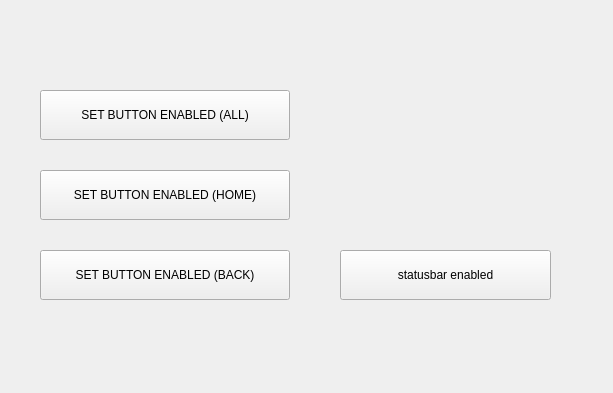
<?xml version="1.0" encoding="UTF-8"?>
<ui version="4.0">
 <class>MainWindow</class>
 <widget class="QMainWindow" name="MainWindow">
  <property name="geometry">
   <rect>
    <x>0</x>
    <y>0</y>
    <width>613</width>
    <height>393</height>
   </rect>
  </property>
  <property name="windowTitle">
   <string>MainWindow</string>
  </property>
  <widget class="QWidget" name="centralWidget">
   <widget class="QPushButton" name="BUTTON_SET_BUTTON_ALL_ENABLED">
    <property name="geometry">
     <rect>
      <x>40</x>
      <y>90</y>
      <width>250</width>
      <height>50</height>
     </rect>
    </property>
    <property name="text">
     <string>SET BUTTON ENABLED (ALL)</string>
    </property>
    <property name="checkable">
     <bool>true</bool>
    </property>
   </widget>
   <widget class="QPushButton" name="BUTTON_STATUSBAR_ENABLED">
    <property name="geometry">
     <rect>
      <x>340</x>
      <y>250</y>
      <width>211</width>
      <height>50</height>
     </rect>
    </property>
    <property name="text">
     <string>statusbar enabled</string>
    </property>
    <property name="checkable">
     <bool>true</bool>
    </property>
   </widget>
   <widget class="QPushButton" name="BUTTON_SET_BUTTON_HOME_ENABLED">
    <property name="geometry">
     <rect>
      <x>40</x>
      <y>170</y>
      <width>250</width>
      <height>50</height>
     </rect>
    </property>
    <property name="text">
     <string>SET BUTTON ENABLED (HOME)</string>
    </property>
    <property name="checkable">
     <bool>true</bool>
    </property>
   </widget>
   <widget class="QPushButton" name="BUTTON_SET_BUTTON_BACK_ENABLED">
    <property name="geometry">
     <rect>
      <x>40</x>
      <y>250</y>
      <width>250</width>
      <height>50</height>
     </rect>
    </property>
    <property name="text">
     <string>SET BUTTON ENABLED (BACK)</string>
    </property>
    <property name="checkable">
     <bool>true</bool>
    </property>
   </widget>
  </widget>
  <widget class="QMenuBar" name="menuBar">
   <property name="geometry">
    <rect>
     <x>0</x>
     <y>0</y>
     <width>613</width>
     <height>22</height>
    </rect>
   </property>
  </widget>
 </widget>
 <layoutdefault spacing="6" margin="11"/>
 <resources/>
 <connections/>
</ui>
